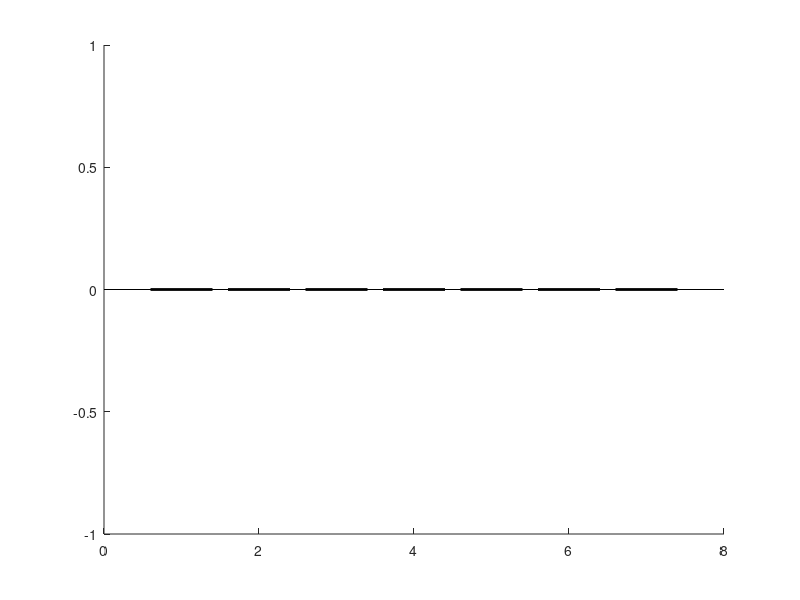

MATLAB code to generate this figure: (Note: this script raises an error after producing the figure.)
clear; clc; close all;

human_mean = 0.514269;
human_sd   = 0.092421;

dataRoot = '../0_data'; 
savePath = './Z_Score_Analysis'; 
if ~exist(savePath, 'dir'), mkdir(savePath); end

targetRowIdx = [1, 5, 7, 9, 11, 13, 15, 17, 21]; 
paraX = [0, 0.2, 0.3, 0.4, 0.5, 0.6, 0.7, 0.8, 1.0];

UL = [0.05, 0.05, 1, 100];    
SP = [0.01, 0.02, 0.5, 5.0];  
LM = [0, 0, 0, 0.1];  

color_vgg16   = [58  191 153] / 255;
color_alexnet = [145 205 200] / 255;
color_reductions = [
    111 185 208; % R2
    84  153 189; % R4
    57  129 175; % R8
    56  97  149; % R16
    50  76  99   % R32
] / 255;

locConfigs = [
    struct('ID', 'SE-Conv-L1', 'Folder', 'SeC1',       'Prefix', 'SeC1',       'Type', 'New_Underscore');
    struct('ID', 'SE-Conv-L2', 'Folder', 'SeC2',       'Prefix', 'SeC2',       'Type', 'New_Underscore');
    struct('ID', 'SE-Conv-L3', 'Folder', 'SeC3',       'Prefix', 'SeC3',       'Type', 'New_Underscore');
    struct('ID', 'SE-Conv-L4', 'Folder', 'SeC4',       'Prefix', 'SeC4',       'Type', 'New_Underscore');
    struct('ID', 'SE-FC-L1',   'Folder', 'Location-1', 'Prefix', 'Location-1', 'Type', 'Old_Hyphen');
    struct('ID', 'SE-FC-L2',   'Folder', 'Location-2', 'Prefix', 'Location-2', 'Type', 'Old_Hyphen');
    struct('ID', 'SE-FC-L3',   'Folder', 'Location-3', 'Prefix', 'Location-3', 'Type', 'Old_Hyphen');
];

bases = {'ObjectBased', 'FaceBased'}; 
currMask = 'Full'; 
reductions = [2, 4, 8, 16, 32];

summaryData = {}; 

for l = 1:length(locConfigs)
    currCfg = locConfigs(l);
    
    % 重新组织数据：所有模型按顺序排列 [VGG-16, AlexNet, SE-2, SE-4, SE-8, SE-16, SE-32]
    model_names = {'VGG-16', 'AlexNet', 'SE-AlexNet-2', 'SE-AlexNet-4', 'SE-AlexNet-8', 'SE-AlexNet-16', 'SE-AlexNet-32'};
    n_models = length(model_names);
    z_vector = nan(1, 2*n_models); % [Object组7个, Face组7个]
    
    for b = 1:length(bases)
        currBase = bases{b};
        base_offset = (b-1)*n_models; % Object: 0, Face:7
        
        % VGG-16
        vFile = dir(fullfile(dataRoot, 'VGG-16', ['VGG-16-' currBase '-' currMask '-raw.csv']));
        if ~isempty(vFile)
            yDataRaw = readmatrix(fullfile(vFile(1).folder, vFile(1).name));
            [ffit_V, ~, ~] = FitPsycheCurveWH(paraX', yDataRaw(targetRowIdx, 2), UL, SP, LM);
            z_vector(base_offset + 1) = (ffit_V.u - human_mean) / human_sd * sqrt(39);
            summaryData = [summaryData; {currCfg.ID, currBase, currMask, 'VGG-16', ffit_V.u, z_vector(base_offset + 1)}];
        end
        
        % AlexNet
        aFile = dir(fullfile(dataRoot, 'AlexNet', ['AlexNet-' currBase '-' currMask '-raw.csv']));
        if ~isempty(aFile)
            yDataRaw = readmatrix(fullfile(aFile(1).folder, aFile(1).name));
            [ffit_A, ~, ~] = FitPsycheCurveWH(paraX', yDataRaw(targetRowIdx, 2), UL, SP, LM);
            z_vector(base_offset + 2) = (ffit_A.u - human_mean) / human_sd * sqrt(39);
            summaryData = [summaryData; {currCfg.ID, currBase, currMask, 'AlexNet', ffit_A.u, z_vector(base_offset + 2)}];
        end
        
        % SE-Block
        for r = 1:5
            currR = reductions(r);
            if strcmp(currCfg.Type, 'Old_Hyphen')
                filePattern = sprintf('%s*%s*%s*-%d.csv', currCfg.Prefix, currBase, currMask, currR);                    
            elseif strcmp(currCfg.Type, 'New_Underscore')
                filePattern = sprintf('%s_%s_squeeze%d_%s.csv', currCfg.Prefix, currBase, currR, currMask);
            end
            
            rFile = dir(fullfile(dataRoot, currCfg.Folder, filePattern));
            if ~isempty(rFile)
                yDataRaw = readmatrix(fullfile(rFile(1).folder, rFile(1).name));
                [ffit_R, ~, ~] = FitPsycheCurveWH(paraX', yDataRaw(targetRowIdx, 2), UL, SP, LM);
                z_vector(base_offset + 2 + r) = (ffit_R.u - human_mean) / human_sd * sqrt(39);
                summaryData = [summaryData; {currCfg.ID, currBase, currMask, sprintf('SE-R%d', currR), ffit_R.u, z_vector(base_offset + 2 + r)}];
            end
        end
    end

    figName = sprintf('ZScore_FullFace_%s', currCfg.ID);
    figure('Color', 'w', 'Name', figName, 'Units', 'normalized', 'Position', [0.1 0.1 0.8 0.7]);
    hold on;
    
    % 分别绘制Object和Face组的柱状图（实现不同线型）
    n_total = length(z_vector);
    n_half = n_total/2;
    
    % Object组：虚线边框，加粗
    bar_object = bar(1:n_half, z_vector(1:n_half), 'FaceColor', 'flat', 'EdgeColor', 'k', 'LineWidth', 2);
    bar_object.LineStyle = '--'; % 虚线
    bar_object.CData = [color_vgg16; color_alexnet; color_reductions];
    
    % Face组：实线边框，加粗
    bar_face = bar(n_half+1:n_total, z_vector(n_half+1:n_total), 'FaceColor', 'flat', 'EdgeColor', 'k', 'LineWidth', 2);
    bar_face.LineStyle = '-'; % 实线
    bar_face.CData = [color_vgg16; color_alexnet; color_reductions];
    
    % 绘制Human Baseline线
    yline(0, 'k-', 'LineWidth', 2, 'Label', 'Human Baseline (\mu)', 'LabelHorizontalAlignment', 'left', 'FontSize', 11);
    
    % 填充±1.96之间的全部灰色区域（完全铺满横轴，无空隙）
    % 获取当前坐标轴的x范围，基于此填充
    x_lim = xlim; % 获取横轴实际显示范围
    fill([x_lim(1), x_lim(2), x_lim(2), x_lim(1)], [-1.96, -1.96, 1.96, 1.96], [0.9 0.9 0.9], ...
         'FaceAlpha', 0.4, 'EdgeColor', 'none', 'HandleVisibility', 'off');
    uistack(findobj(gca, 'Type', 'patch'), 'bottom'); 
    
    % 修改标注为SEM，调整线型和宽度
    yline(1.96, 'k--', 'Color', [0.6 0.6 0.6], 'LineWidth', 1.5, 'Label', '+1.96 SEM');
    yline(-1.96, 'k--', 'Color', [0.6 0.6 0.6], 'LineWidth', 1.5, 'Label', '-1.96 SEM');
    
    ylabel('Z-Score of Point of Subjective Equality (PSE)', 'FontSize', 13, 'FontWeight', 'bold');

    % 设置横轴标签和旋转
    xtick_labels = [model_names, model_names];
    set(gca, 'XTick', 1:length(z_vector), 'XTickLabel', xtick_labels, 'FontSize', 11, 'LineWidth', 1.2);
    xtickangle(45); % 旋转标签避免重叠
    
    % 分组标题移到图表顶部（基于纵轴最大值定位）
    y_lim = ylim;
    y_title_pos = y_lim(2) * 1.05; % 标题位置在纵轴最大值上方5%
    % Object Based Models 标题（居中在左侧7个柱子上方）
    text(3.5, y_title_pos, 'Object Based Models', 'HorizontalAlignment', 'center', 'FontSize', 14, 'FontWeight', 'bold');
    % Face Based Models 标题（居中在右侧7个柱子上方）
    text(10.5, y_title_pos, 'Face Based Models', 'HorizontalAlignment', 'center', 'FontSize', 14, 'FontWeight', 'bold');
    
    % 调整标题位置（避免和分组标题重叠）
    title(sprintf(currCfg.ID), 'FontSize', 16, 'FontWeight', 'bold', 'Position', [7, y_lim(2)*1.12, 0]);
    
    % 重新设置纵轴范围（留出标题空间）
    ylim([y_lim(1), y_lim(2)*1.15]);
    
    grid off; 
    box off;
    hold off;

    exportgraphics(gcf, fullfile(savePath, [figName '.png']), 'Resolution', 300);
    savefig(gcf, fullfile(savePath, [figName '.fig']));
    close(gcf); 
end

resultTable = cell2table(summaryData, 'VariableNames', ...
    {'Location', 'BaseType', 'MaskType', 'ModelVariant', 'Raw_PSE', 'Z_Score'});
writetable(resultTable, fullfile(savePath, 'Z_Score_FullFace_Table.xlsx'));
